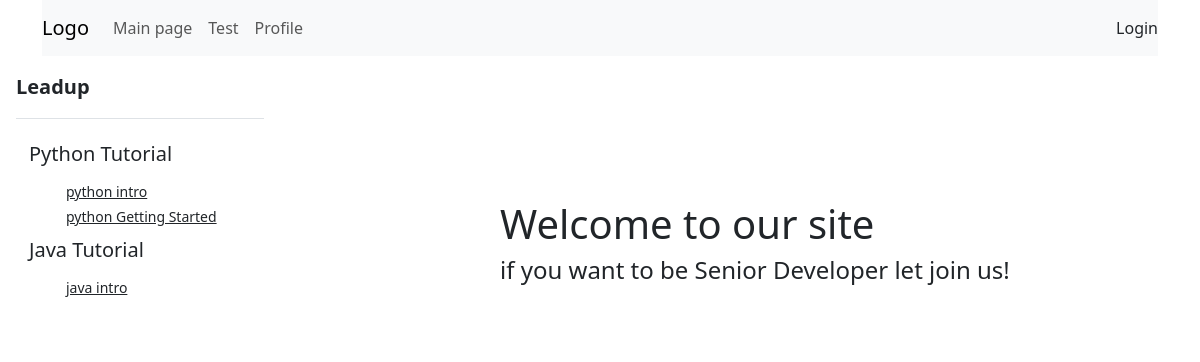
The app's page /python/, older data.
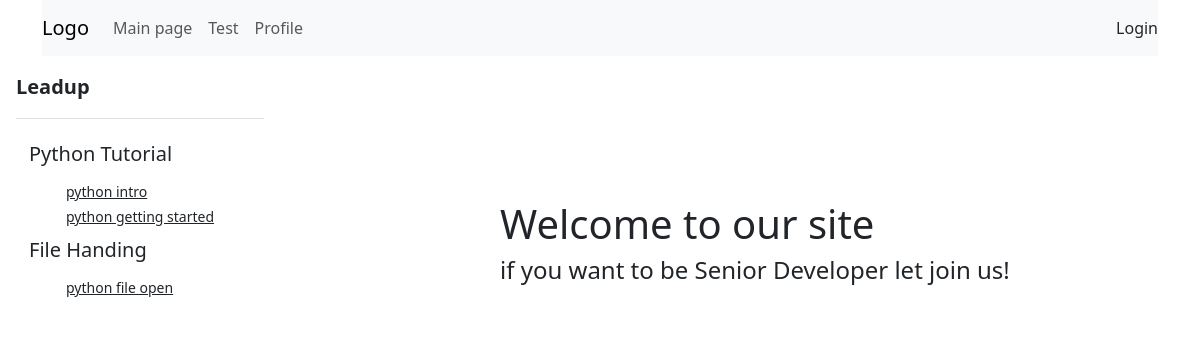
The same page, newer data.
### app/models.py (models this page shows, shortened)
class Chapter(models.Model):
    name = models.CharField(max_length=150)

class Page(models.Model):
    whichChapter = models.ForeignKey(Chapter, on_delete=models.CASCADE)
    name = models.CharField(max_length=150)
    slug=models.SlugField(max_length=250, null=True, blank=True)
    text = RichTextField(blank=True, null=True)
    def get_absolute_url(self):
        return reverse('view_news', kwargs={"pk": self.pk})

### app/views.py (the view)
# urls.py: path('python/', views.python, name="python"),
def python(request):
    a = Chapter.objects.all().prefetch_related('page_set')
    context = {'a':a}
    return render(request, "python.html", context)

### templates/python.html (shortened to what this page needs)
<!DOCTYPE html>
<html lang="en">
<head>
    <link href="https://cdn.jsdelivr.net/npm/bootstrap@5.3.0-alpha1/dist/css/bootstrap.min.css" rel="stylesheet">
</head>
<body>
<div class="container">
<nav class="navbar navbar-expand-lg navbar-light bg-light">
  <a class="navbar-brand" href="#">Logo</a>
  <div class="collapse navbar-collapse" id="navbarNav">
    <ul class="navbar-nav">
      <li class="nav-item active">
        <a class="nav-link" href="{% url 'main'%}">Main page</a>
      </li>
      <li class="nav-item active">
        <a class="nav-link" href="#">Test</a>
      </li>
      <li class="nav-item active">
        <a class="nav-link" href="#">Profile</a>
      </li>
    </ul>
  </div>
  <div class="nav-item active">
        <a class="nav-link" href="#">Login</a>
      </div>
</nav>
</div>
<div class="flex-shrink-0 p-3 bg-white" style="width: 280px;">
    <a href="/" class="d-flex align-items-center pb-3 mb-3 link-dark text-decoration-none border-bottom">
      <span class="fs-5 fw-semibold">Leadup</span>
    </a>
      <ul class="list-unstyled ps-0">
        {% for chapter in a %}
        <button class="btn btn-toggle align-items-center rounded" data-bs-toggle="collapse" data-bs-target="#home-collapse" aria-expanded="true">
            <h5>{{ chapter.name }}</h5>
        </button>
            {% for page in chapter.page_set.all %}
          <ul class="btn-toggle-nav list-unstyled fw-normal pb-1 small">
            <li><a href="{{ page.get_absolute_url }}" class="link-dark rounded">
              <div style="margin-left:50px;" class="ml-4">{{ page.name }}</div>
            </a></li>
          </ul>
            {% endfor %}
      {% endfor %}
    </ul>
  </div>
<DIV class="welcome">
  <H1>Welcome to our site</H1>
  <H4>if you want to be Senior Developer let join us!</H4>
</DIV>
</body>
</html>

### templates/python.html (style rules this page uses)
.welcome { position: absolute; left: 500px; top:200px; }

Row changes from the older to the newer data that the page shows:
removed Chapter: name "Java Tutorial", Page (name "java intro")
changed Page: name "python Getting Started" → "python getting started"
added Chapter: name "File Handing", Page (name "python file open")
